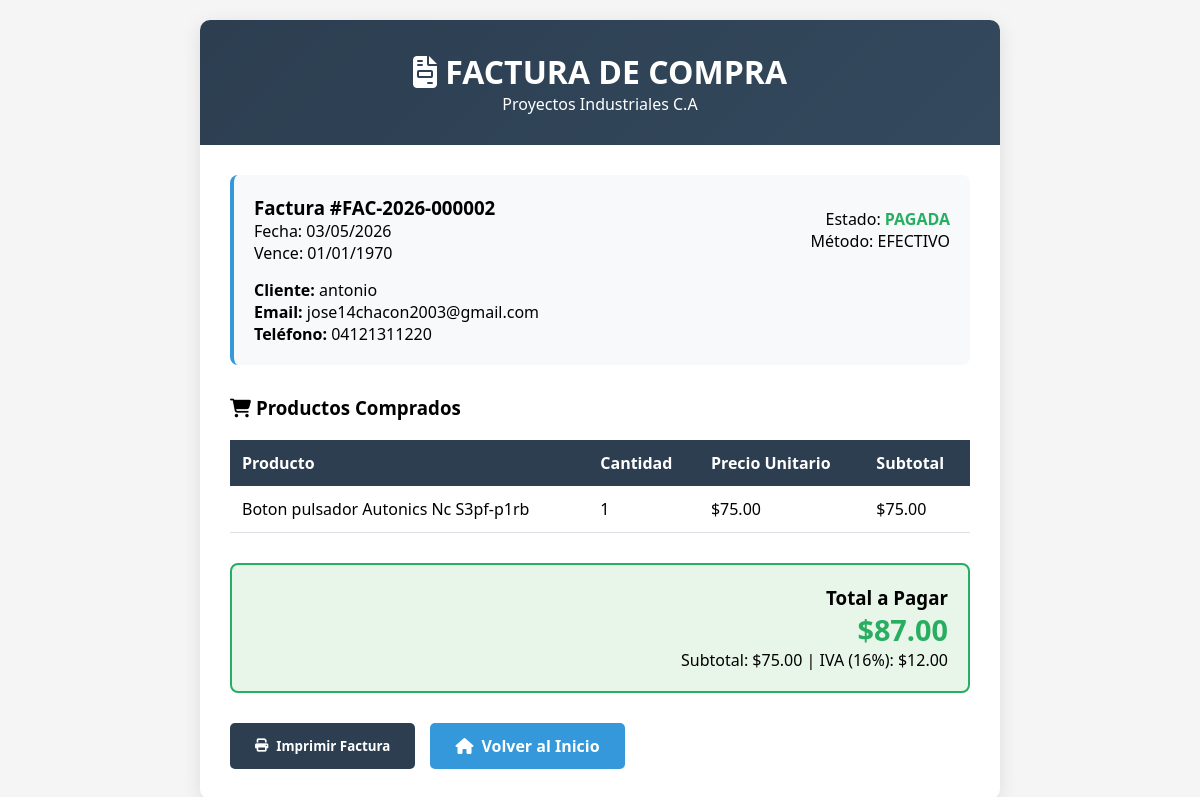
The app's page /facturacion/factura_detalle.php?invoice_id=2 with its own data.
### tables this page shows
CREATE TABLE `facturas` (
  `id` int NOT NULL AUTO_INCREMENT,
  `pedido_id` int DEFAULT NULL,
  `cliente_id` int NOT NULL,
  `numero_factura` varchar(20) NOT NULL,
  `fecha_emision` datetime DEFAULT CURRENT_TIMESTAMP,
  `fecha_vencimiento` date DEFAULT NULL,
  `subtotal` decimal(10,2) DEFAULT '0.00',
  `iva` decimal(10,2) DEFAULT '0.00',
  `total` decimal(10,2) NOT NULL DEFAULT '0.00',
  `metodo_pago` varchar(50) DEFAULT NULL,
  `estado` enum('pendiente','pagada','anulada') DEFAULT 'pendiente',
  `usuario_id` int DEFAULT NULL,
  `created_at` timestamp NULL DEFAULT CURRENT_TIMESTAMP,
  PRIMARY KEY (`id`),
  UNIQUE KEY `numero_factura` (`numero_factura`),
  UNIQUE KEY `pedido_id` (`pedido_id`),
  KEY `cliente_id` (`cliente_id`),
  CONSTRAINT `facturas_ibfk_1` FOREIGN KEY (`pedido_id`) REFERENCES `pedidos` (`id`) ON DELETE SET NULL,
  CONSTRAINT `facturas_ibfk_2` FOREIGN KEY (`cliente_id`) REFERENCES `clientes` (`id`) ON DELETE CASCADE
);

CREATE TABLE `clientes` (
  `id` int NOT NULL AUTO_INCREMENT,
  `tipo_documento` enum('cedula','ruc','pasaporte','dni') DEFAULT 'cedula',
  `documento` varchar(20) NOT NULL,
  `nombre` varchar(100) NOT NULL,
  `email` varchar(100) NOT NULL,
  `telefono` varchar(20) DEFAULT NULL,
  `direccion` text,
  `ciudad` varchar(50) DEFAULT NULL,
  `estado` enum('activo','inactivo','moroso') DEFAULT 'activo',
  `fecha_registro` datetime DEFAULT CURRENT_TIMESTAMP,
  PRIMARY KEY (`id`),
  UNIQUE KEY `documento` (`documento`)
);

CREATE TABLE `factura_detalles` (
  `id` int NOT NULL AUTO_INCREMENT,
  `factura_id` int NOT NULL,
  `producto_id` int NOT NULL,
  `cantidad` int NOT NULL DEFAULT '1',
  `precio_unitario` decimal(10,2) NOT NULL DEFAULT '0.00',
  `subtotal` decimal(10,2) NOT NULL DEFAULT '0.00',
  PRIMARY KEY (`id`),
  KEY `factura_id` (`factura_id`),
  KEY `producto_id` (`producto_id`),
  CONSTRAINT `factura_detalles_ibfk_1` FOREIGN KEY (`factura_id`) REFERENCES `facturas` (`id`) ON DELETE CASCADE,
  CONSTRAINT `factura_detalles_ibfk_2` FOREIGN KEY (`producto_id`) REFERENCES `products` (`id`) ON DELETE CASCADE
);

CREATE TABLE `products` (
  `id` int NOT NULL AUTO_INCREMENT,
  `sku` varchar(100) DEFAULT NULL,
  `name` varchar(255) NOT NULL,
  `price` decimal(10,2) NOT NULL,
  `image_url` varchar(512) DEFAULT NULL,
  `description` text,
  `category` varchar(100) DEFAULT 'General',
  `rating` decimal(2,1) DEFAULT '0.0',
  `views_count` int DEFAULT '0',
  `specs` text,
  `stock` int DEFAULT '0',
  `is_featured` tinyint(1) DEFAULT '0',
  `weight` decimal(10,2) DEFAULT '0.00',
  `dimensions` varchar(100) DEFAULT NULL,
  `currency` varchar(3) DEFAULT 'Bs',
  `active` tinyint(1) NOT NULL DEFAULT '1',
  `deleted_at` datetime DEFAULT NULL,
  `created_at` timestamp NULL DEFAULT CURRENT_TIMESTAMP,
  `updated_at` timestamp NULL DEFAULT CURRENT_TIMESTAMP ON UPDATE CURRENT_TIMESTAMP,
  PRIMARY KEY (`id`),
  UNIQUE KEY `sku` (`sku`)
);

### facturacion/factura_detalle.php (the view, shortened to what this page needs)
<?php
$host = 'localhost';
$dbname = 'carrito_db';
$username = 'root';
$password = '';
try {
    $pdo = new PDO("mysql:host=$host;dbname=$dbname;charset=utf8", $username, $password);
    $pdo->setAttribute(PDO::ATTR_ERRMODE, PDO::ERRMODE_EXCEPTION);
} catch (PDOException $e) {
    die("Error de conexión: " . $e->getMessage());
}
$invoice_id = $_GET['invoice_id'] ?? 0;
try {
    $stmt = $pdo->prepare("
        SELECT f.*, c.nombre as cliente_nombre, c.email as cliente_email,
               c.telefono as cliente_telefono, c.direccion as cliente_direccion
        FROM facturas f
        JOIN clientes c ON f.cliente_id = c.id
        WHERE f.id = ?
    ");
    $stmt->execute([$invoice_id]);
    $factura = $stmt->fetch();
    $stmt = $pdo->prepare("
        SELECT fd.*, p.name as producto_nombre, p.sku
        FROM factura_detalles fd
        JOIN products p ON fd.producto_id = p.id
        WHERE fd.factura_id = ?
    ");
    $stmt->execute([$invoice_id]);
    $detalles = $stmt->fetchAll();
} catch (PDOException $e) {
    die("Error: " . $e->getMessage());
}
?>
<!DOCTYPE html>
<html lang="es">
<head>
    <link rel="stylesheet" href="https://cdnjs.cloudflare.com/ajax/libs/font-awesome/6.4.0/css/all.min.css">
</head>
<body>
    <div class="invoice-container">
        <div class="invoice-header">
            <h1><i class="fas fa-file-invoice"></i> FACTURA DE COMPRA</h1>
            <p>Proyectos Industriales C.A</p>
        </div>
        <div class="invoice-body">
            <div class="invoice-info">
                <div style="display: flex; justify-content: space-between; align-items: center;">
                    <div>
                        <h3>Factura #<?php echo $factura['numero_factura']; ?></h3>
                        <p>Fecha: <?php echo date('d/m/Y', strtotime($factura['fecha_emision'])); ?></p>
                        <p>Vence: <?php echo date('d/m/Y', strtotime($factura['fecha_vencimiento'])); ?></p>
                    </div>
                    <div style="text-align: right;">
                        <p>Estado: <span style="color: <?php echo $factura['estado'] == 'pagada' ? '#27ae60' : '#f39c12'; ?>; font-weight: bold;">
                            <?php echo strtoupper($factura['estado']); ?>
                        </span></p>
                        <p>Método: <?php echo strtoupper($factura['metodo_pago']); ?></p>
                    </div>
                </div>
                <div style="margin-top: 15px;">
                    <p><strong>Cliente:</strong> <?php echo $factura['cliente_nombre']; ?></p>
                    <p><strong>Email:</strong> <?php echo $factura['cliente_email']; ?></p>
                    <p><strong>Teléfono:</strong> <?php echo $factura['cliente_telefono']; ?></p>
                </div>
            </div>
            <h3><i class="fas fa-shopping-cart"></i> Productos Comprados</h3>
            <table class="products-table">
                <thead>
                    <tr>
                        <th>Producto</th>
                        <th>Cantidad</th>
                        <th>Precio Unitario</th>
                        <th>Subtotal</th>
                    </tr>
                </thead>
                <tbody>
                    <?php foreach ($detalles as $detalle): ?>
                    <tr>
                        <td><?php echo $detalle['producto_nombre']; ?></td>
                        <td><?php echo $detalle['cantidad']; ?></td>
                        <td>$<?php echo number_format($detalle['precio_unitario'], 2); ?></td>
                        <td>$<?php echo number_format($detalle['subtotal'], 2); ?></td>
                    </tr>
                    <?php endforeach; ?>
                </tbody>
            </table>
            <div class="total-section">
                <h3>Total a Pagar</h3>
                <div class="total-amount">$<?php echo number_format($factura['total'], 2); ?></div>
                <p>Subtotal: $<?php echo number_format($factura['subtotal'], 2); ?> | IVA (16%): $<?php echo number_format($factura['iva'], 2); ?></p>
            </div>
            <div class="actions">
                <button class="btn btn-print" onclick="window.print()">
                    <i class="fas fa-print"></i> Imprimir Factura
                </button>
                <a href="/proyecto/interfaz usuario/pagina_modernizada.html" class="btn btn-home">
                    <i class="fas fa-home"></i> Volver al Inicio
                </a>
            </div>
        </div>
    </div>
</body>
</html>

### facturacion/factura_detalle.php (style rules this page uses)
* { margin: 0; padding: 0; box-sizing: border-box; font-family: 'Segoe UI', Tahoma, Geneva, Verdana, sans-serif; }
body { background: #f5f5f5; padding: 20px; }
.invoice-container { max-width: 800px; margin: 0 auto; background: white; border-radius: 10px; box-shadow: 0 5px 20px rgba(0,0,0,0.1); overflow: hidden; }
.invoice-header { background: linear-gradient(135deg, #2c3e50, #34495e); color: white; padding: 30px; text-align: center; }
.invoice-body { padding: 30px; }
.invoice-info { background: #f8f9fa; padding: 20px; border-radius: 8px; margin-bottom: 30px; border-left: 4px solid #3498db; }
.products-table { width: 100%; border-collapse: collapse; margin: 20px 0; }
.products-table th { background: #2c3e50; color: white; padding: 12px; text-align: left; }
.products-table td { padding: 12px; border-bottom: 1px solid #dee2e6; }
.total-section { background: #e8f5e9; padding: 20px; border-radius: 8px; text-align: right; margin-top: 30px; border: 2px solid #27ae60; }
.total-amount { font-size: 1.8em; font-weight: bold; color: #27ae60; }
.actions { display: flex; gap: 15px; margin-top: 30px; }
.btn { padding: 12px 25px; border: none; border-radius: 5px; font-weight: 600; cursor: pointer; transition: 0.3s; display: flex; align-items: center; gap: 8px; }
.btn-print { background: #2c3e50; color: white; }
.btn-home { background: #3498db; color: white; text-decoration: none; }

### records on screen
facturas: numero_factura "FAC-2026-000002", fecha_emision "03/05/2026", fecha_vencimiento "01/01/1970", estado "PAGADA", metodo_pago "EFECTIVO", cliente.nombre "antonio", cliente.email "jose14chacon2003@gmail.com", cliente.telefono "04121311220", total "87.00", subtotal "75.00", iva "12.00"
factura_detalles: producto.name "Boton pulsador Autonics Nc S3pf-p1rb", cantidad "1", precio_unitario "75.00", subtotal "75.00"
